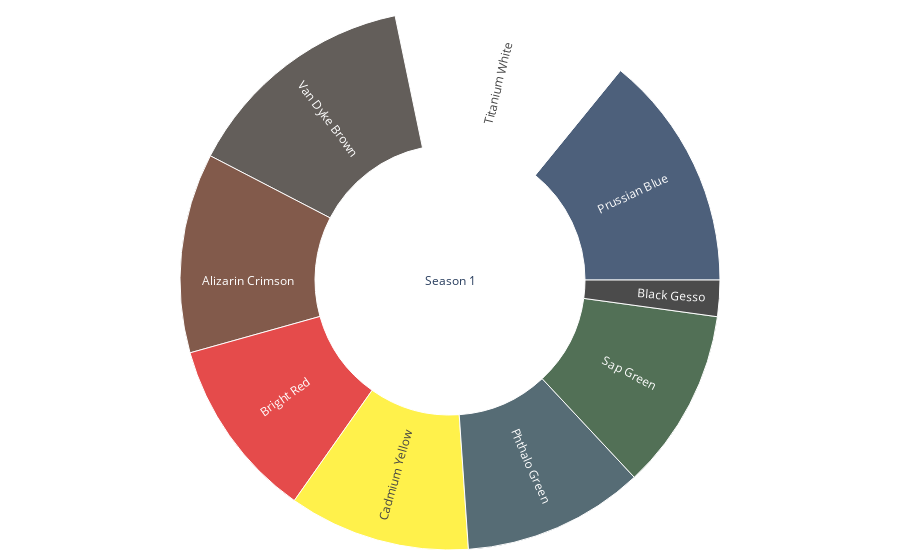

Source (notebook cell):
### Code cell
# Using Figure 
fig = go.Figure()

fig.add_trace(go.Sunburst(
    labels=df_season_1.colors,
    parents=df_season_1.season,
    values = df_season_1.times_used,
    marker=dict(colors=df_season_1.color_hex ), 
    insidetextorientation='radial'
))

fig.update_layout(
    margin = dict(t=10, l=10, r=10, b=10)
)

fig.show()

### Figure 1 — Plotly figure (JSON) as saved in the notebook; plotly's stock layout.template omitted (floating-point values rounded to 4 significant figures)
{"data": [{"insidetextorientation": "radial", "labels": ["Alizarin Crimson", "Black Gesso", "Bright Red", "Cadmium Yellow", "Phthalo Green", "Prussian Blue", "Sap Green", "Titanium White", "Van Dyke Brown"], "marker": {"colors": ["#4E1500", "#000000", "#DB0000", "#FFEC00", "#102E3C", "#021E44", "#0A3410", "#FFFFFF", "#221B15"]}, "parents": ["Season 1", "Season 1", "Season 1", "Season 1", "Season 1", "Season 1", "Season 1", "Season 1", "Season 1"], "type": "sunburst", "values": [11, 2, 10, 10, 10, 13, 10, 13, 13]}], "layout": {"margin": {"b": 10, "l": 10, "r": 10, "t": 10}}}
